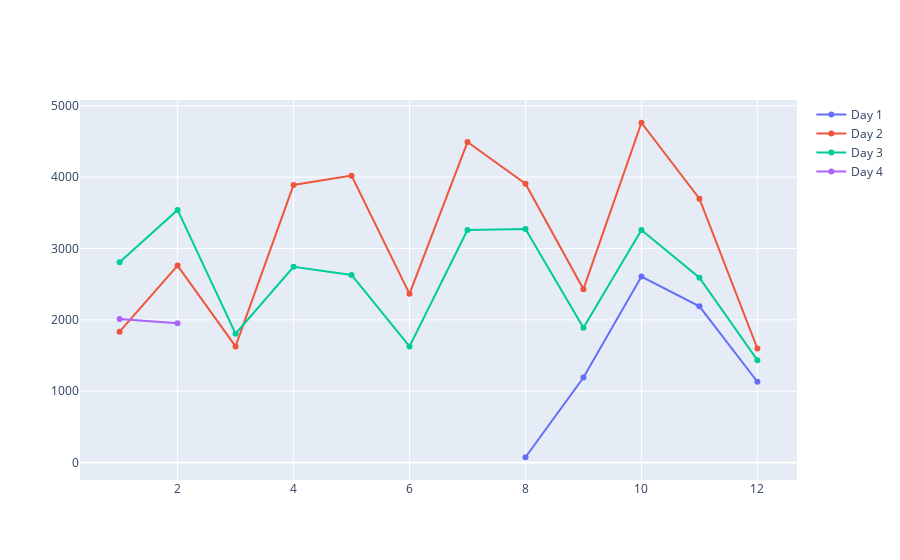

Source (notebook cell):
### Code cell
# simpledf_monthly=simplebas
simpledf_monthly = list(simplebas.groupby(simplebas['datetime'].dt.year)['datetime'])
fulldf_monthly = list(fullbas.groupby(fullbas['datetime'].dt.day)['datetime'])

figure = go.Figure()

for index, item, in enumerate(simpledf_monthly):
    
    daily = item[1].groupby(item[1].dt.month).count().reset_index(name='count')
    figure.add_trace(
    go.Scatter(x=daily['datetime'], y = daily['count'], name = 'Day %s' % (index+1))
    )
   
figure.show()

### Figure 1 — Plotly figure (JSON) as saved in the notebook; plotly's stock layout.template omitted (floating-point values rounded to 4 significant figures)
{"data": [{"name": "Day 1", "type": "scatter", "x": [8, 9, 10, 11, 12], "y": [75, 1192, 2607, 2190, 1133]}, {"name": "Day 2", "type": "scatter", "x": [1, 2, 3, 4, 5, 6, 7, 8, 9, 10, 11, 12], "y": [1834, 2761, 1628, 3891, 4021, 2365, 4492, 3907, 2430, 4762, 3697, 1599]}, {"name": "Day 3", "type": "scatter", "x": [1, 2, 3, 4, 5, 6, 7, 8, 9, 10, 11, 12], "y": [2808, 3541, 1806, 2744, 2629, 1628, 3259, 3272, 1888, 3259, 2590, 1435]}, {"name": "Day 4", "type": "scatter", "x": [1, 2], "y": [2011, 1951]}], "layout": {}}
